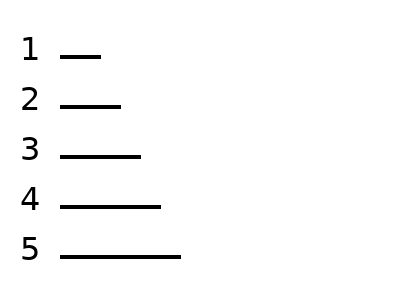
#> input picture test_underscores.png, 400 x 300 px
$ python debug_underscores.py
#> lines starting #> are read from the running program, lines starting #| are printed output that depends on the picture; after the words box and inside, x2 and y2 are one past the last pixel; in counts of white or black regions, pixels touching at a corner belong together
#!/usr/bin/env python3
"""Debug underscore detection in detail"""

import numpy as np
from PIL import Image
import cv2

img = Image.open('test_underscores.png').convert('L')
#> img is the input picture: PIL image 400x300 L; min 0, max 255, mean 250
img_array = np.array(img)
_, binary = cv2.threshold(img_array, 0, 255, cv2.THRESH_BINARY_INV + cv2.THRESH_OTSU)
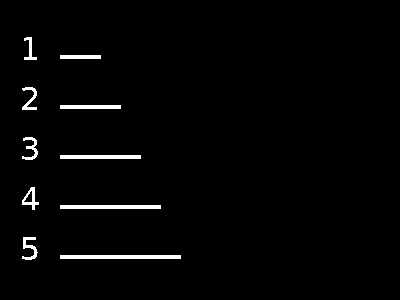
#> binary: shape (300, 400); 1.9% white; 10 white regions

contours, hierarchy = cv2.findContours(binary, cv2.RETR_CCOMP, cv2.CHAIN_APPROX_NONE)
#> contours = 11 contours; largest, box (x1, y1, x2, y2) and area: (60, 255, 181, 259) 360, (60, 205, 161, 209) 300, (60, 155, 141, 159) 240, (60, 105, 121, 109) 180, (22, 187, 39, 210) 163

print(f"Found {len(contours)} contours")
#| Found 11 contours
print("\n" + "="*80)

min_solid_area = 0  # Use 0 to see all contours
min_thickness = 0.15

if hierarchy is not None:
    hierarchy = hierarchy[0]

    underscore_contours = []

    for i, contour in enumerate(contours):
        area = cv2.contourArea(contour)
        x, y, w, h = cv2.boundingRect(contour)
        bbox_area = w * h

        # Focus on underscore candidates (wide and thin)
        if w > h and w > 15:
            effective_area = area if area > 0 else bbox_area

            hull = cv2.convexHull(contour)
            hull_area = cv2.contourArea(hull)
            calc_area = area if area > 0 else bbox_area

            if hull_area > 0:
                solidity = calc_area / hull_area
            elif calc_area > 0:
                solidity = 1.0
            else:
                solidity = 0.0

            perimeter = cv2.arcLength(contour, True)
            compactness = (perimeter * perimeter) / calc_area if calc_area > 0 else float('inf')

            if area > 0:
                thickness = area / perimeter if perimeter > 0 else 0
            else:
                thickness = min(w, h)

            has_children = hierarchy[i][2] != -1
            is_child = hierarchy[i][3] != -1

            print(f"\nContour {i}: {'UNDERSCORE' if h < 10 else 'OTHER'}")
            print(f"  Position: ({x}, {y})")
            print(f"  Size: {w}x{h} pixels")
            print(f"  Area: {area:.1f} (bbox: {bbox_area})")
            print(f"  Effective area: {effective_area:.1f}")
            print(f"  Solidity: {solidity:.3f}")
            print(f"  Compactness: {compactness:.1f}")
            print(f"  Thickness: {thickness:.3f} (min: {min_thickness})")
            print(f"  Has children: {has_children}, Is child: {is_child}")

            # Check detection logic
            print(f"  Checks:")
            print(f"    - effective_area >= {min_solid_area}: {effective_area >= min_solid_area}")
            print(f"    - solidity > 0.25: {solidity > 0.25}")
            print(f"    - thickness >= {min_thickness}: {thickness >= min_thickness}")
            print(f"    - not has_children and not is_child: {not has_children and not is_child}")
            print(f"    - compactness < 100: {compactness < 100}")

            # Determine if it would be detected as solid
            is_solid = False
            if effective_area >= min_solid_area and solidity > 0:
                if has_children and not is_child:
                    print(f"    → Has children - checking parent rules...")
                elif solidity > 0.25 and thickness >= min_thickness:
                    if not has_children and not is_child:
                        is_solid = True
                        print(f"    → WOULD BE DETECTED AS SOLID (no children/parent)")
                    elif not has_children and compactness < 100:
                        is_solid = True
                        print(f"    → WOULD BE DETECTED AS SOLID (compact, no children)")

            if not is_solid:
                print(f"    → NOT DETECTED AS SOLID")
                if thickness < min_thickness:
                    print(f"      Reason: thickness {thickness:.3f} < {min_thickness}")
                if solidity <= 0.25:
                    print(f"      Reason: solidity {solidity:.3f} <= 0.25")
#> this loop made 11 passes
#> (area, x, y, w, h, bbox_area, effective_area, hull) on passes 1, 3, 6, 8, 10: (360, 60, 255, 121, 4, 484, 360, [[180, 255], [180, 258], [60, 258], [60, 255]]), (300, 60, 205, 101, 4, 404, 300, [[160, 205], [160, 208], [60, 208], [60, 205]]), (240, 60, 155, 81, 4, 324, 240, [[140, 155], [140, 158], [60, 158], [60, 155]]), (180, 60, 105, 61, 4, 244, 180, [[120, 105], [120, 108], [60, 108], [60, 105]]), (120, 60, 55, 41, 4, 164, 120, [[100, 55], [100, 58], [60, 58], [60, 55]])
#> (area, x, y, w, h, bbox_area) on passes 2, 4, 5, 7, 9, 11: (110.5, 22, 237, 16, 23, 368), (163, 22, 187, 17, 23, 391), (62.5, 23, 190, 10, 13, 130), (100.5, 22, 137, 16, 23, 368), (102, 22, 87, 15, 23, 345), (75.5, 24, 37, 13, 23, 299)
#> (printed output is left out)

print("\n" + "="*80)

$ run again, with corner_diagnostic_summary.png copied over test_underscores.png
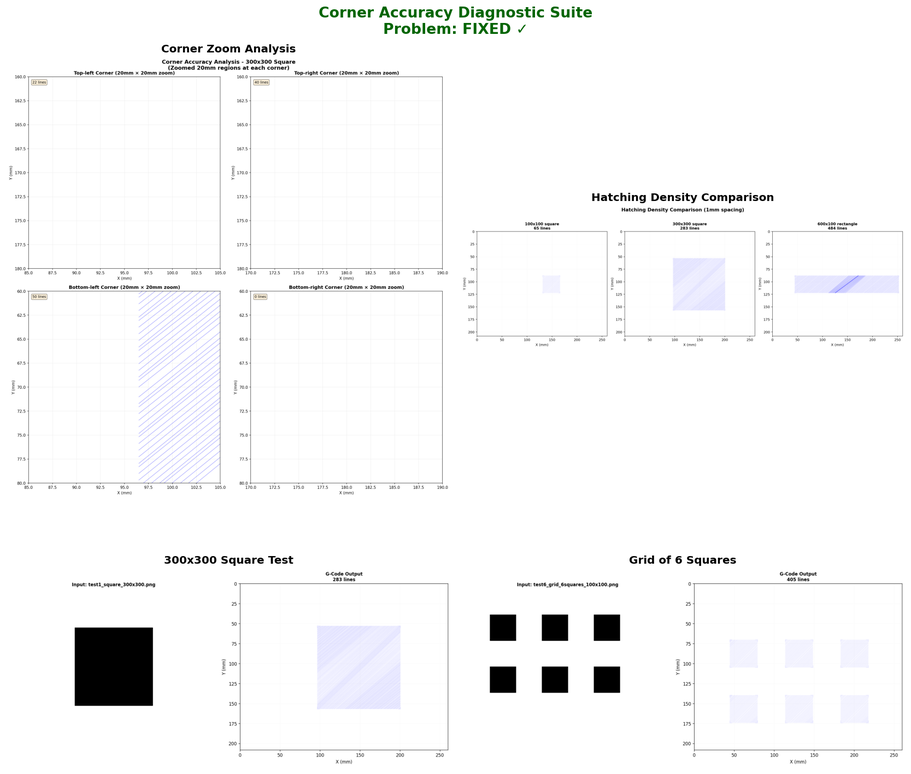
#> input picture corner_diagnostic_summary.png, 911 x 774 px, shrunk from 1667 x 1417 before the run
#> `_, binary = cv2.threshold(img_array, 0, 255, cv2.THRESH_BINARY_INV + c..`:
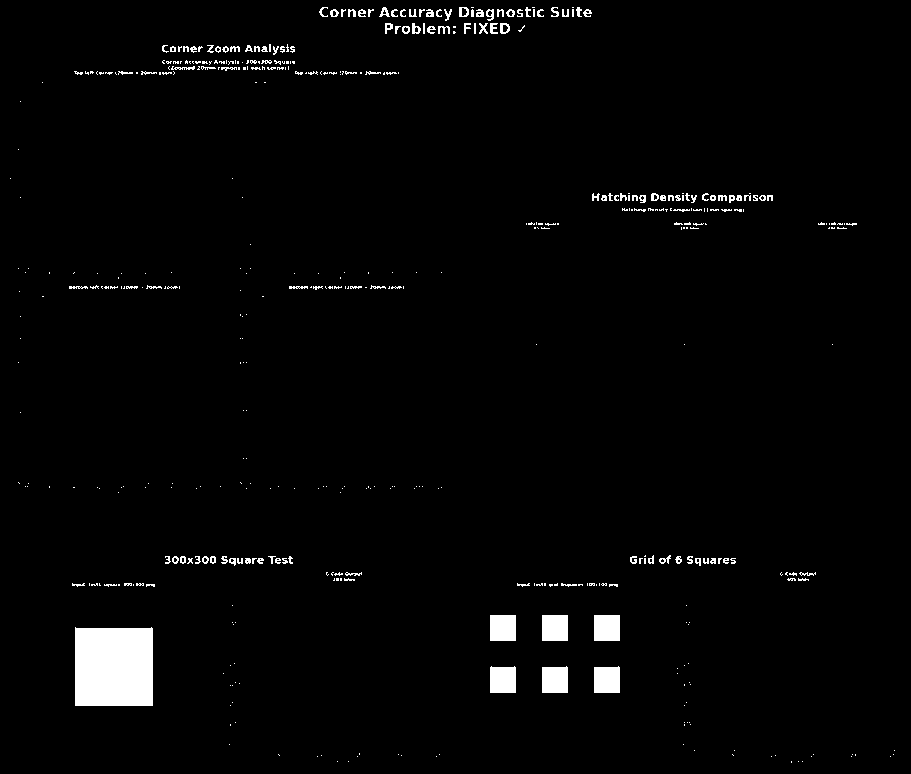
#> binary: shape (774, 911); 2.3% white; 468 white regions (325 under 20 px)
#> contours = 553 contours, 490 with area under 20; largest, box (x1, y1, x2, y2) and area: (75, 627, 153, 706) 5930, (490, 666, 516, 693) 627, (594, 666, 620, 693) 626, (542, 666, 568, 693) 626, (594, 615, 620, 641) 625
#| Found 553 contours
#> the loop `for i, contour in enumerate(contours):` made 553 passes
#> (area, x, y, w, h, bbox_area, effective_area, hull) on pass 246: (25, 289, 286, 19, 3, 57, 25, [[307, 286], [307, 288], [289, 288], [289, 286]])
#> (printed output is left out)
